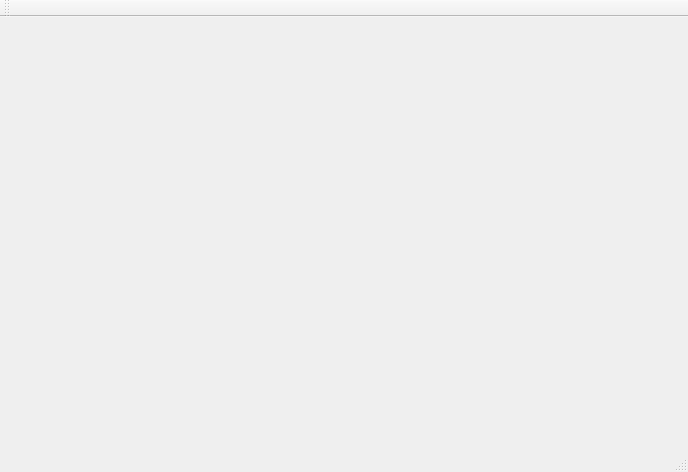
<?xml version="1.0" encoding="UTF-8"?>
<ui version="4.0">
 <class>MainWindow</class>
 <widget class="QMainWindow" name="MainWindow">
  <property name="geometry">
   <rect>
    <x>0</x>
    <y>0</y>
    <width>688</width>
    <height>472</height>
   </rect>
  </property>
  <property name="windowTitle">
   <string>MainWindow</string>
  </property>
  <widget class="QWidget" name="centralWidget">
   <widget class="OpenGLWidget" name="widget" native="true">
    <property name="geometry">
     <rect>
      <x>0</x>
      <y>0</y>
      <width>451</width>
      <height>401</height>
     </rect>
    </property>
   </widget>
  </widget>
  <widget class="QMenuBar" name="menuBar">
   <property name="geometry">
    <rect>
     <x>0</x>
     <y>0</y>
     <width>688</width>
     <height>26</height>
    </rect>
   </property>
  </widget>
  <widget class="QToolBar" name="mainToolBar">
   <attribute name="toolBarArea">
    <enum>TopToolBarArea</enum>
   </attribute>
   <attribute name="toolBarBreak">
    <bool>false</bool>
   </attribute>
  </widget>
  <widget class="QStatusBar" name="statusBar"/>
 </widget>
 <layoutdefault spacing="6" margin="11"/>
 <customwidgets>
  <customwidget>
   <class>OpenGLWidget</class>
   <extends>QWidget</extends>
   <header>openglwidget.h</header>
   <container>1</container>
  </customwidget>
 </customwidgets>
 <resources/>
 <connections/>
</ui>
